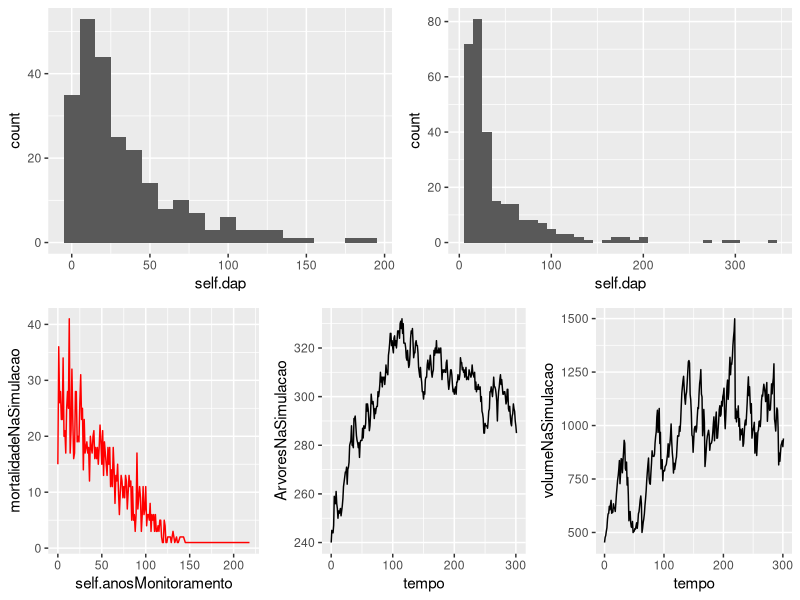

Generate this figure with R:
library(dplyr)
library(tidyr)
library(R6)
library(ggplot2)
library(gridExtra)

#cria objeto
arvore = R6Class("arvore",
	# os parâmetros do objeto são diametro (DAP em cm), chance de morrer (%), identificador de viva ou morta (binário),
	# anos sob monitoramento (anos), volume da árvore
	public = list(dap = NULL, chanceMorrer = NULL, viva = NULL, anosMonitoramento = NULL, volume = NULL,
		# função de inicialização
		initialize = function(dap = rexp(1, 0.02819), chanceMorrer = 0.02, viva = 1, anosMonitoramento = 0, volume = 0){
			self$dap = dap
			self$chanceMorrer = chanceMorrer
			self$viva = viva
			self$anosMonitoramento = anosMonitoramento
			self$volume = -0.068854 + 0.000841 * dap^2},
		# Função para crescer uma árvore
		cresce = function(tag){
			# Antes de crescer, verifica se árvore permanece viva
			if(runif(1, 0, 1) <= self$chanceMorrer){
				self$viva = 0}
			# Função de crescimento só é aplicada se a árvore estiver viva
			if(self$viva == 1){
				self$dap = self$dap + abs(rexp(1, 34.26)) * self$dap
				self$chanceMorrer = self$chanceMorrer_update(tag)
				self$anosMonitoramento = self$anosMonitoramento + 1
				self$volume = ifelse(-0.068854 + 0.000841 * self$dap^2 < 0, 0.001, -0.068854 + 0.000841 * self$dap^2)}},
		# Atualiza chance de morrer por três regras diferentes
		chanceMorrer_update = function(tag){
			# Se tag == 0, mantem valor fixo para a chance
			# Se tag == 1, atualiza valor em que a chance de morrer aumenta com o aumento do DAP
			# Se tag == 2, atualiza valor em que a chance de morrer diminui com o aumento do DAP 
			self$chanceMorrer = ifelse(tag == 0, self$chanceMorrer,
								# tendencia linear de aumento da probabilidade
								# com intercepto em 1% e probabilidade a 300 cm de DAP é de 8%
								ifelse(tag == 1, 0.01 + 0.00023 * self$dap,
								# tendencia exponencial de redução da probabilidade com o aumento do DAP
								ifelse(tag == 2, abs(0.04 * exp(-0.004051 * self$dap)), 1)))},
		# Função para exibir atributos da árvore
		mostraAtributos = function(){
			return(data.frame(self$dap, self$viva, self$anosMonitoramento, self$volume))}))

percentualRecrutamento = 0.06
anoSimulacao = 0
tempoSimulacao = 300
# Inicializa a floresta onde as árvores serão armazenadas
floresta = list()

i = 1
# cria uma floresta com o número de árvores difinido dentro do looping
while (i <= 240){
	new = arvore$new(dap = rexp(1, 0.02819))
	new$chanceMorrer_update(1)
	floresta = c(floresta, new)
	i = i + 1
}

# Abre dataframe com a floresta inicial
dataFrameFloresta = c()
for(t in floresta){
  dataFrameFloresta = rbind(dataFrameFloresta, t$mostraAtributos())
}

# Obtem a distribuição diamétrica inicial
g1 = ggplot(dataFrameFloresta, aes(self.dap)) + geom_histogram(binwidth = 10)
# Calcula o número de árvore presente na floresta inicial
numeroArvoresNaSimulacao = c(length(floresta))
# Calcula volume total presente na floresta inicial
evolucaoVolumeNaSimulacao = c(sum(dataFrameFloresta$self.volume))

# inicia simulação da floresta
while(anoSimulacao <= tempoSimulacao){
	ingresso = sum(rbinom(100, 1, percentualRecrutamento))
	i = 1
	# Adiciona árvores que estão ingressando
	while(i <= ingresso){
		# Toda árvore que ingressa chega na base com 10 cm de diâmetro
		new = arvore$new(dap = 10)
		new$chanceMorrer_update(1)
		floresta = c(floresta, new)
		i = i + 1
	}
	# Acompanha o número de árvores ao longo da simulação
	numeroArvoresTemporario = 0
	# Acompanha o volume de árvores ao longo da simulação
	volumeTemporario = 0
	for(t in floresta){
		t$cresce(1)
		if(t$viva == 1){
			numeroArvoresTemporario = numeroArvoresTemporario + 1
			volumeTemporario = volumeTemporario + t$volume
		}
	}
	numeroArvoresNaSimulacao = c(numeroArvoresNaSimulacao, numeroArvoresTemporario)
	evolucaoVolumeNaSimulacao = c(evolucaoVolumeNaSimulacao, volumeTemporario)
	anoSimulacao = anoSimulacao + 1
}

dataFrameFloresta.futuro = c()
for(t in floresta){
	dataFrameFloresta.futuro = rbind(dataFrameFloresta.futuro, t$mostraAtributos())
}

# Calcula distribuição diamétrica final
g2 = dataFrameFloresta.futuro %>% 
	filter(self.viva == 1) %>% 
	ggplot(aes(self.dap)) + geom_histogram(binwidth = 10)

# Número de árvores mortas por hectare
g3 = dataFrameFloresta.futuro %>%
	filter(self.viva == 0) %>%
	group_by(self.anosMonitoramento) %>%
	summarise(mortalidadeNaSimulacao = n()) %>%
	ggplot(aes(self.anosMonitoramento, mortalidadeNaSimulacao)) + geom_line(colour = "red")                 

# Número de árvores ao longo do tempo
g4 = ggplot(data.frame(tempo = seq(0, anoSimulacao, 1), ArvoresNaSimulacao = numeroArvoresNaSimulacao), 
	aes(tempo, ArvoresNaSimulacao)) + geom_line()                                     

# Volume de madeira ao longo do tempo
g5 = ggplot(data.frame(tempo = seq(0, anoSimulacao, 1), volumeNaSimulacao = evolucaoVolumeNaSimulacao), 
            aes(tempo, volumeNaSimulacao)) + geom_line()                                   

grid.arrange(g1,g2,g3,g4,g5, layout_matrix = rbind(c(1,1,1,2,2,2),c(3,3,4,4,5,5)))